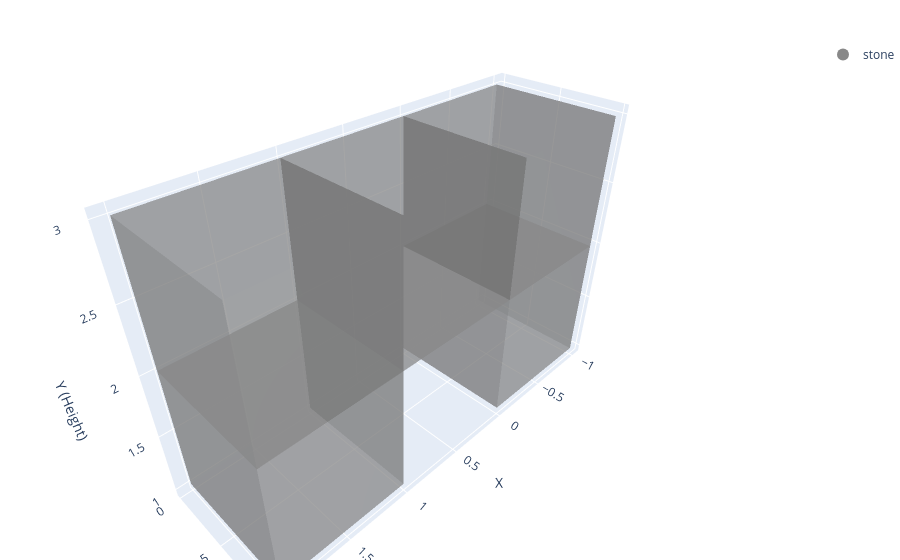

Write notebook code for a chart like this one.
### Code cell
from eval_code.shape import is_convex_from_above

coords = [
    {"x": -1, "y": 1, "z": 0, "material": "stone"},
    {"x": -1, "y": 2, "z": 0, "material": "stone"},
    {"x": -0, "y": 2, "z": 0, "material": "stone"},
    {"x":  1, "y": 2, "z": 0, "material": "stone"},
    {"x":  1, "y": 1, "z": 0, "material": "stone"},
]

assert True == is_convex_from_above(coords, strict=False)
assert False == is_convex_from_above(coords, strict=True)
assert False == is_convex_from_above(coords, strict='non-flat')

plotly_blocks.plot(coords)

### Figure 1 — Plotly figure (JSON) as saved in the notebook; plotly's stock layout.template omitted (floating-point values rounded to 4 significant figures)
{"data": [{"facecolor": ["#888888", "#888888", "#888888", "#888888", "#888888", "#888888", "#888888", "#888888", "#888888", "#888888", "#888888", "#888888", "#888888", "#888888", "#888888", "#888888", "#888888", "#888888", "#888888", "#888888", "#888888", "#888888", "#888888", "#888888", "#888888", "#888888", "#888888", "#888888", "#888888", "#888888", "#888888", "#888888", "#888888", "#888888", "#888888", "#888888", "#888888", "#888888", "#888888", "#888888", "#888888", "#888888", "#888888", "#888888", "#888888", "#888888", "#888888", "#888888", "#888888", "#888888", "#888888", "#888888", "#888888", "#888888", "#888888", "#888888", "#888888", "#888888", "#888888", "#888888"], "flatshading": true, "i": [0, 0, 4, 4, 0, 0, 2, 2, 1, 1, 0, 0, 8, 8, 12, 12, 8, 8, 10, 10, 9, 9, 8, 8, 16, 16, 20, 20, 16, 16, 18, 18, 17, 17, 16, 16, 24, 24, 28, 28, 24, 24, 26, 26, 25, 25, 24, 24, 32, 32, 36, 36, 32, 32, 34, 34, 33, 33, 32, 32], "j": [1, 2, 5, 6, 1, 5, 3, 7, 2, 6, 3, 7, 9, 10, 13, 14, 9, 13, 11, 15, 10, 14, 11, 15, 17, 18, 21, 22, 17, 21, 19, 23, 18, 22, 19, 23, 25, 26, 29, 30, 25, 29, 27, 31, 26, 30, 27, 31, 33, 34, 37, 38, 33, 37, 35, 39, 34, 38, 35, 39], "k": [2, 3, 6, 7, 5, 4, 7, 6, 6, 5, 7, 4, 10, 11, 14, 15, 13, 12, 15, 14, 14, 13, 15, 12, 18, 19, 22, 23, 21, 20, 23, 22, 22, 21, 23, 20, 26, 27, 30, 31, 29, 28, 31, 30, 30, 29, 31, 28, 34, 35, 38, 39, 37, 36, 39, 38, 38, 37, 39, 36], "opacity": 0.5, "type": "mesh3d", "x": [-1, 0, 0, -1, -1, 0, 0, -1, -1, 0, 0, -1, -1, 0, 0, -1, 0, 1, 1, 0, 0, 1, 1, 0, 1, 2, 2, 1, 1, 2, 2, 1, 1, 2, 2, 1, 1, 2, 2, 1], "y": [0, 0, 0, 0, 1, 1, 1, 1, 0, 0, 0, 0, 1, 1, 1, 1, 0, 0, 0, 0, 1, 1, 1, 1, 0, 0, 0, 0, 1, 1, 1, 1, 0, 0, 0, 0, 1, 1, 1, 1], "z": [1, 1, 2, 2, 1, 1, 2, 2, 2, 2, 3, 3, 2, 2, 3, 3, 2, 2, 3, 3, 2, 2, 3, 3, 2, 2, 3, 3, 2, 2, 3, 3, 1, 1, 2, 2, 1, 1, 2, 2]}, {"marker": {"color": "#888888", "size": 8}, "mode": "markers", "name": "stone", "showlegend": true, "type": "scatter3d", "x": [null], "y": [null], "z": [null]}], "layout": {"legend": {"itemsizing": "constant"}, "margin": {"b": 0, "l": 0, "r": 0, "t": 40}, "scene": {"aspectmode": "data", "xaxis": {"title": {"text": "X"}}, "yaxis": {"title": {"text": "Z"}}, "zaxis": {"title": {"text": "Y (Height)"}}}, "title": {"text": ""}}}
